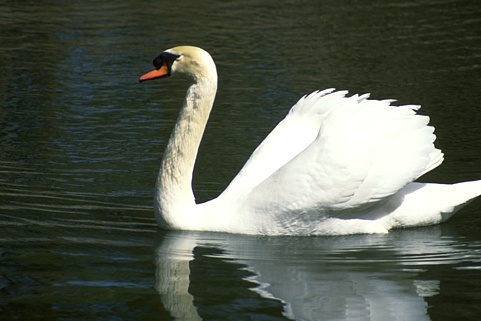
%> input picture lab4_segmentation/solucion/8068.jpg, 481 x 321 px
$ octave to_test.m   (GNU Octave 9; MATLAB toolbox functions it lacks are replaced by stand-ins)
%> lines starting %> are read from the running program, lines starting %| are printed output that depends on the picture; in (x1, y1, x2, y2) boxes, pixels count from 0 and x2, y2 are one past the last pixel; in counts of white or black regions, pixels touching at a corner belong together; the program's own positions count from 1
%> further down, imgoriginal is the input picture: size 321x481x3 uint8; mean R, G, B 86.6, 92.9, 81.5
### lab4_segmentation/solucion/segment_by_clustering.m
%Duvan Alberto Gomez Betancur
%Vision Artificial
%Lab_4 Segmentacion

function my_segmentation = segment_by_clustering( rgb_image, feature_space, clustering_method, number_of_clusters)
%> called with feature_space = 'rgb', clustering_method = 'watershed', number_of_clusters = 3

if strcmp(clustering_method, 'hierarchical')
    rgb_image = imresize(rgb_image,0.5);
end

nrows = size(rgb_image,1);
%> nrows = 321
ncols = size(rgb_image,2);
%> ncols = 481


%manejo del color

%rgb
if strcmp(feature_space,'rgb')
    img = reshape(rgb_image,[],3);
    img = double(img);
%lab
elseif strcmp(feature_space,'lab')
    cform = makecform('srgb2lab');
    temporal = applycform(rgb_image,cform);
    temp = double(temporal(:,:,2:3));
    img = reshape(temp,nrows*ncols,2);
%hsv
elseif strcmp(feature_space,'hsv')
    img = reshape(rgb2hsv(rgb_image),[],3);
    img = double(img);
end

if strcmp(clustering_method, 'k-means')
    [cluster_idx,C] = kmeans(img,number_of_clusters);
    pixel_labels = reshape(cluster_idx,nrows,ncols);
    my_segmentation = pixel_labels;

elseif strcmp(clustering_method, 'gmm')
    gmm = fitgmdist(img,number_of_clusters);
    gmmC = cluster(gmm, img);
    pixel_labels = reshape(gmmC,nrows,ncols);
    my_segmentation = pixel_labels;

elseif strcmp(clustering_method, 'hierarchical')
    hierarchical = linkage(img,'ward','euclidean');
    hierarchicalC = cluster(hierarchical,'maxclust',number_of_clusters);
    pixel_labels = reshape(hierarchicalC, nrows, ncols);
    my_segmentation = pixel_labels;


%basado en http://www.mathworks.com/help/images/examples/marker-controlled-watershed-segmentation.html

elseif strcmp(clustering_method, 'watershed')
    img = rgb2gray(rgb_image);
    I = img;
    hy = fspecial('sobel');
    hx = hy';
    Iy = imfilter(double(img), hy, 'replicate');
    Ix = imfilter(double(img), hx, 'replicate');
    gradmag = sqrt(Ix.^2 + Iy.^2);
    se = strel('disk', 20);
    Ie = imerode(I, se);
    Iobr = imreconstruct(Ie, I);
    Iobrd = imdilate(Iobr, se);
    Iobrcbr = imreconstruct(imcomplement(Iobrd), imcomplement(Iobr));
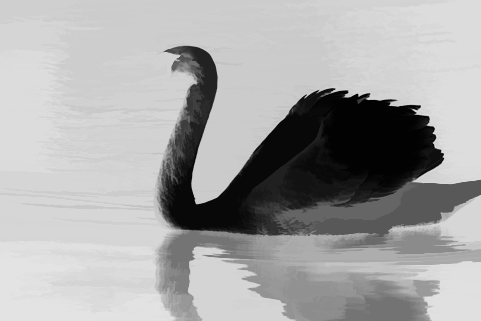
%> Iobrcbr: size 321x481 uint8; min 2, max 227, mean 166.9
    Iobrcbr = imcomplement(Iobrcbr);
    fgm = imregionalmax(Iobrcbr);
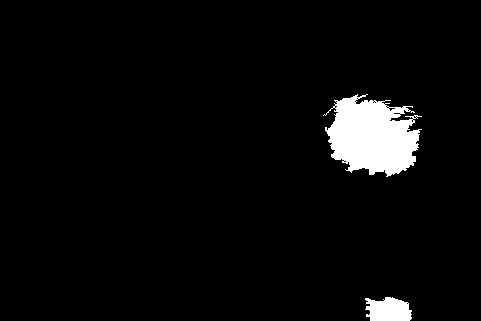
%> fgm: size 321x481 logical; 4.1% white; 2 white regions, box (x1, y1, x2, y2) and area: (323, 94, 422, 177) 5450, (365, 297, 412, 321) 906
    se2 = strel(ones(5,5));
    fgm2 = imclose(fgm, se2);
%> fgm2: size 321x481 logical; 4.4% white; 2 white regions, box (x1, y1, x2, y2) and area: (323, 94, 422, 177) 5818, (365, 297, 412, 321) 940
    fgm3 = imerode(fgm2, se2);
%> fgm3: size 321x481 logical; 3.7% white; 2 white regions, box (x1, y1, x2, y2) and area: (328, 97, 418, 174) 5014, (368, 299, 410, 321) 734
    fgm4 = bwareaopen(fgm3, 20);
    bw = im2bw(Iobrcbr, graythresh(Iobrcbr));
%> bw: size 321x481 logical; 22.5% white; 2 white regions, box (x1, y1, x2, y2) and area: (159, 46, 481, 273) 33360, (332, 295, 417, 321) 1381
    D = bwdist(bw);
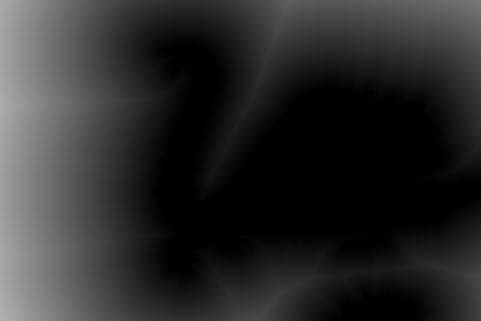
%> D: size 321x481 single; min 0, max 178.5, mean 44
    DL = watershed(D);
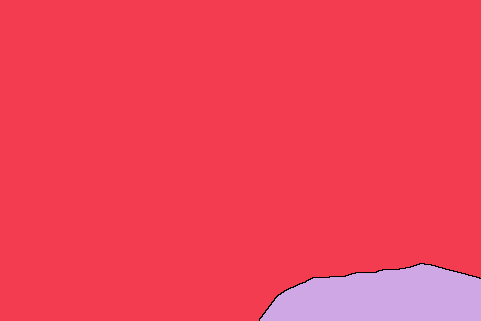
%> DL: size 321x481 uint8; 3 distinct labels, from 0 to 2; one colour per label, 0 black
    bgm = DL == 0;
%> bgm: size 321x481 logical; 0.19% white in thin lines or dots, all inside (x1, y1, x2, y2) = (259, 263, 481, 321)
    gradmag2 = imimposemin(gradmag, bgm | fgm4);
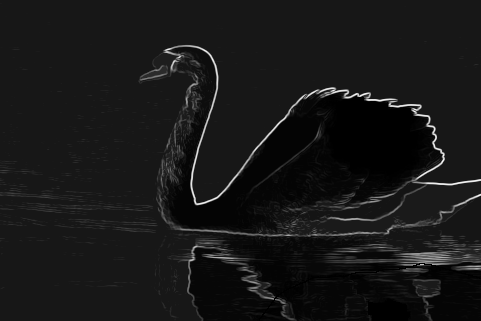
%> gradmag2: size 321x481 double; 3.91% of the values are NaN or infinite; the others: min 0.961, max 961.9, mean 94.42; drawn with min black, max white, NaN and infinite black
    L = watershed(gradmag2);
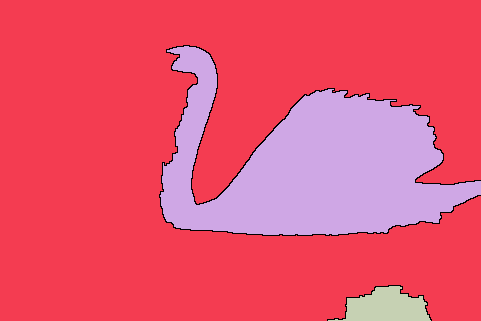
%> L: size 321x481 uint8; 4 distinct labels, from 0 to 3; one colour per label, 0 black
    Lrgb = label2rgb(L, 'jet', 'w', 'shuffle');
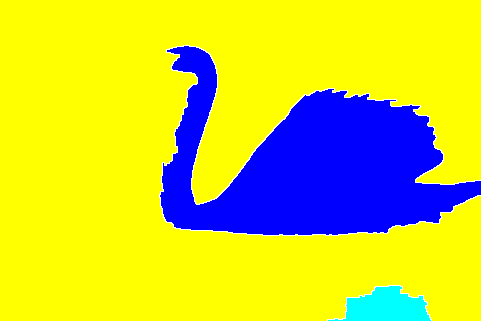
%> Lrgb: size 321x481x3 uint8; mean R, G, B 200.1, 203.8, 57.8
    my_segmentation = Lrgb;

end


### lab4_segmentation/solucion/to_test.m
clear all;
close all;
clc;

%leer imagen
imgoriginal = imread('8068.jpg');
imshow(imgoriginal)
tic
segmented = segment_by_clustering(imgoriginal,'rgb','watershed',3);
toc
figure;
image(segmented);
colormap colorcube;

$ run again, with lab4_segmentation/solucion/5096.jpg copied over lab4_segmentation/solucion/8068.jpg
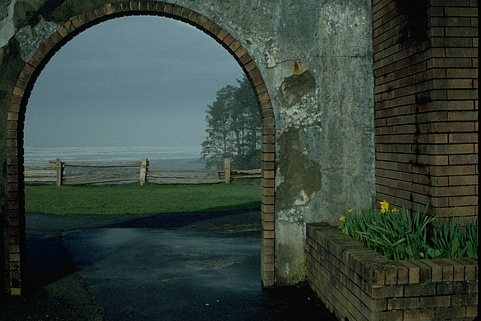
%> input picture lab4_segmentation/solucion/5096.jpg, 481 x 321 px
%> imgoriginal is the input picture: size 321x481x3 uint8; mean R, G, B 54.9, 68.2, 59.8
%> fgm: size 321x481 logical; 21.6% white; 2 white regions, box (x1, y1, x2, y2) and area: (157, 0, 412, 283) 28843, (34, 103, 210, 165) 4441
%> fgm2: size 321x481 logical; 23% white; 2 white regions, box (x1, y1, x2, y2) and area: (157, 0, 412, 283) 30617, (34, 103, 210, 165) 4864
%> fgm3: size 321x481 logical; 20.8% white; 3 white regions (1 under 20 px), largest, box (x1, y1, x2, y2) and area: (169, 0, 399, 281) 28162, (45, 107, 207, 158) 3903
%> bw: size 321x481 logical; 19% white; 1 white region, box (x1, y1, x2, y2) and area: (23, 15, 247, 186) 29323
%> DL: size 321x481 uint8; every value is 1
%> bgm: size 321x481 logical; every value is 0
%> L: size 321x481 uint8; 3 distinct labels, from 0 to 2
%> in segment_by_clustering, `Lrgb = label2rgb(L, 'jet', 'w', 'shuffle');`:
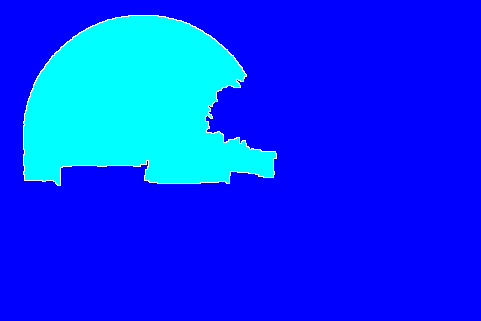
%> Lrgb: size 321x481x3 uint8; mean R, G, B 1.8, 49.9, 255
